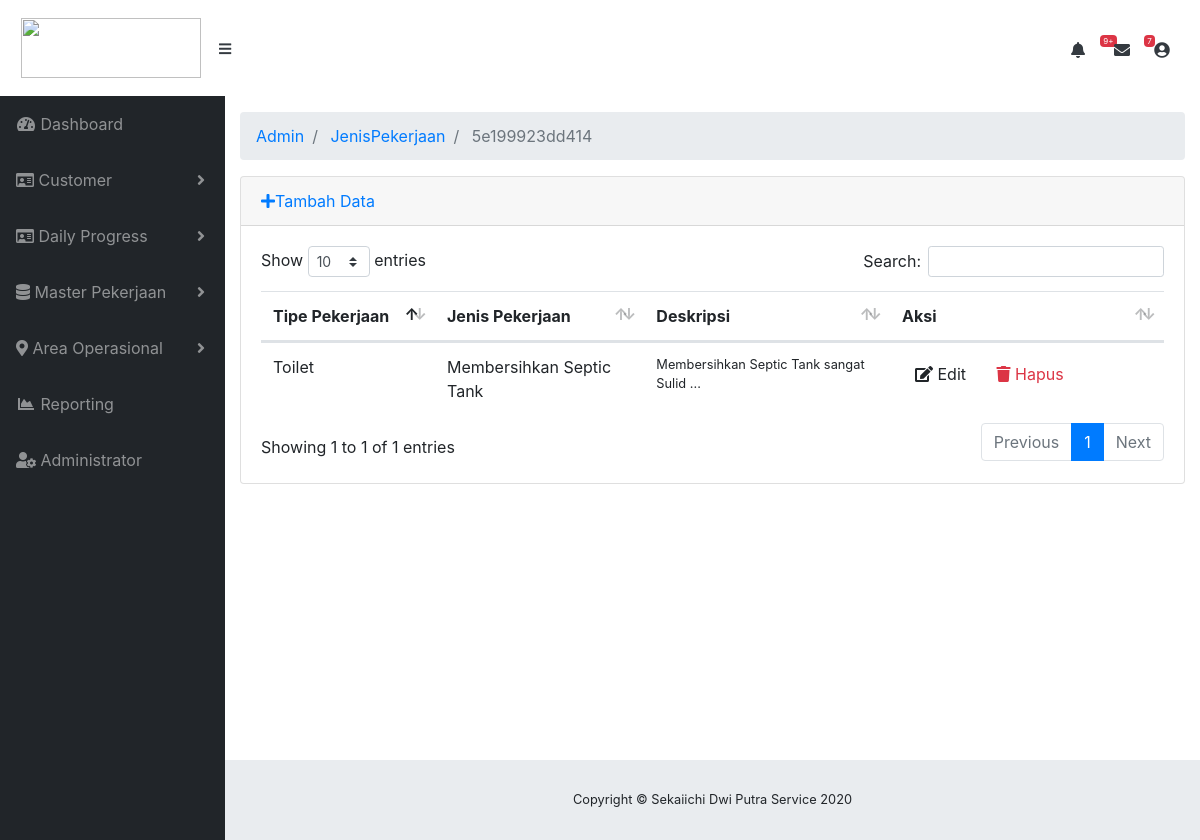
/index.php/admin/JenisPekerjaan/5e199923dd414, run on the app's committed database.
### tables this page shows
CREATE TABLE `mt_jenis_pekerjaan` (
  `id_jenis_pekerjaan` varchar(65) NOT NULL,
  `id_tipe_pekerjaan` varchar(65) DEFAULT NULL,
  `tipe` varchar(250) NOT NULL,
  `jenis_pekerjaan` varchar(255) NOT NULL,
  `deskripsi` text NOT NULL,
  `is_visible` varchar(50) NOT NULL,
  `datetime_created` datetime NOT NULL
);

### application/controllers/admin/JenisPekerjaan.php (called while the page is built, shortened)
<?php
class JenisPekerjaan extends CI_Controller{
    public function __construct()
    {
        $this->load->model("JenisPekerjaan_model");
        $this->load->library('form_validation');
    }
    function _remap($id){
        $this->index($id);
    }
    public function index($id=null){
        $data["mt_jenis_pekerjaan"] = $this->JenisPekerjaan_model->getAll($id);
        $this->load->view("admin/jenisPekerjaan/list", $data);
    }
}

### index.php (called while the page is built, shortened)
<?php
require_once BASEPATH.'core/CodeIgniter.php';

### application/models/JenisPekerjaan_model.php (called while the page is built, shortened)
<?php defined('BASEPATH') or exit('No Direct Script Access Allowed');
class JenisPekerjaan_model extends CI_Model
{
    private $_table = "mt_jenis_pekerjaan";
    public function getAll($id)
    {
        return $this->db->get_where($this->_table, ["id_tipe_pekerjaan" => $id])->result();
    }
}

### application/views/admin/jenisPekerjaan/list.php (the view, shortened to what this page needs)
<!DOCTYPE html>
<html lang="en">
    <head>
    </head>
    <body id="page-top">
        <div id="wrapper">
            <div id="content-wrapper">
            <div class="container-fluid">
                <div class="card mb-3">
                    <div class="card-header">
                        <a href="<?php echo site_url('admin/JenisPekerjaan/add')?>"><i class="fas fa-plus"></i>Tambah Data</a>
                    </div>
                    <div class="card-body">
                        <div class="table-responsive">
                            <table class="table table-hover" id="dataTable" width="100%" cellspacing="0">
                                <thead>
                                    <tr>
                                        <th>Tipe Pekerjaan</th>
                                        <th>Jenis Pekerjaan</th>
                                        <th>Deskripsi</th>
                                        <th>Aksi</th>
                                    </tr>
                                </thead>
                                <tbody>
                                    <?php foreach ($mt_jenis_pekerjaan as $jenisPekerjaan): ?>
                                    <tr>
                                        <td width="150">
                                            <?php echo $jenisPekerjaan->tipe ?>
                                        </td>
                                        <td>
                                            <?php echo $jenisPekerjaan->jenis_pekerjaan ?>
                                        </td>
                                        <td class="small">
                                            <?php echo substr($jenisPekerjaan->deskripsi, 0, 300) ?> ...
                                        </td>
                                        <td width="250">
                                            <a href="<?php echo site_url('admin/JenisPekerjaan/edit/'.$jenisPekerjaan->id_jenis_pekerjaan) ?>"
                                            class="btn btn-small"><i class="fas fa-edit"></i> Edit</a>
                                            <a onclick="deleteConfirm('<?php echo site_url('admin/JenisPekerjaan/delete/'.$jenisPekerjaan->id_jenis_pekerjaan) ?>')"
                                            href="#!" class="btn btn-small text-danger"><i class="fas fa-trash"></i> Hapus</a>
                                        </td>
                                    </tr>
                                    <?php endforeach;?>
                                </tbody>
                            </table>
                        </div>
                    </div>
                </div>
            </div>
            </div>
        </div>
    </body>
</html>

### data on the page
mt_jenis_pekerjaan: tipe "Toilet", jenis_pekerjaan "Membersihkan Septic Tank", deskripsi "Membersihkan Septic Tank sangat Sulid"

### other printed values
$segment "Admin"
$segment "JenisPekerjaan"
$segment "5e199923dd414"
SITE_NAME "Sekaiichi Dwi Putra Service"
Date('Y') "2020"
